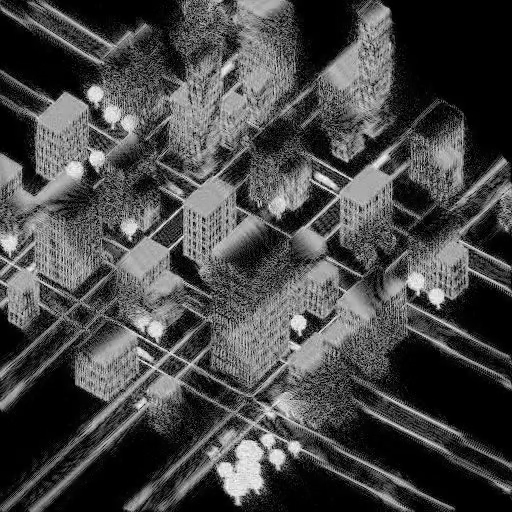
#> input picture frame 6 of Filter Test/Videos/5blocks.mp4, 512 x 512 px, given in place of CleanNew.mp4, which was not available
$ python 'LK method for random points.py'
#> lines starting #> are read from the running program, lines starting #| are printed output that depends on the picture; pictures that were not available may be replaced by others from this repository, and a replacement may not be noted
import numpy as np
import cv2

fileName = "/home/dilan/Desktop/Final Year Project/Programming Testing/Filter Test/Videos/CleanNew.mp4"

videoFile = cv2.VideoCapture(fileName)


#Compare the points and points next and return a array with deviated vlaues(Need to change the
#       threshold method like taking the average of the all the optical flow magnitudes)
def filterPoints(points, points_next, threshold=2):

    interest_points = []
    for i in range(len(points)):
        x_diff = points_next[i][0] - points[i][0]
        y_diff = points_next[i][1] - points[i][1]

        if( np.sqrt(x_diff**2 + y_diff**2) >= threshold):
            interest_points.append([points_next[i], points[i]])
    print(len(interest_points))
    return interest_points


#Threshold Calculation method need to implement if required
def calculateThreshold(array1, array2, x, y, stepSize, windowSize = 1):
    return


# Parameters for lucas kanade optical flow
lk_params = dict( winSize  = (15,15),
                  maxLevel = 2,
                  criteria = (cv2.TERM_CRITERIA_EPS | cv2.TERM_CRITERIA_COUNT, 10, 0.03))

pointStep = 50

# Capture the first reference frame
ret, frameRef = videoFile.read()
#> frameRef is the input picture: shape (512, 512, 3); min 0, max 255, mean 71
while(ret != True):
    ret, frameRef = videoFile.read()
frameRef_gray = cv2.cvtColor(frameRef, cv2.COLOR_BGR2GRAY)

points =  np.array([[[0,0]]], dtype=np.float32)
for i in range(0, frameRef.shape[0], pointStep):
    for j in range(0, frameRef.shape[1], pointStep):
        points = np.append(points, [[[np.float32(j),np.float32(i)]]], axis = 0)

#numOfPoints = len(points)

# Create a mask image for drawing purposes
mask = np.zeros_like(frameRef)
pointsInterest_curr = np.array([[[0, 0]]], dtype=np.float32)
pointsInterest_count = [0]

# Read until video is completed
while videoFile.isOpened():

    # Capturing the continuing frames
    ret, frame = videoFile.read()
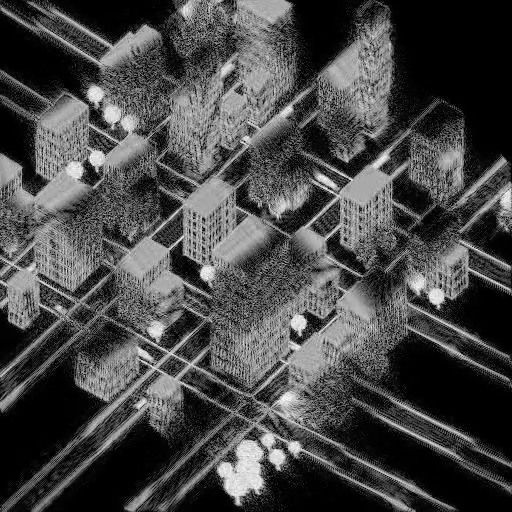
#> input picture frame 7 of Filter Test/Videos/5blocks.mp4, 512 x 512 px, given in place of CleanNew.mp4, which was not available
#> frame is the input picture: shape (512, 512, 3); min 0, max 255, mean 71.6
    frame_gray = cv2.cvtColor(frame, cv2.COLOR_BGR2GRAY)

    if ret:
        # calculate optical flow
        points_nxt, st, err = cv2.calcOpticalFlowPyrLK(frameRef_gray, frame_gray, points,
                                                       None, **lk_params)
#> points_nxt = 122 rows, first 8: [0.0833, 0.152], [0.0833, 0.152], [60.68, 6.97], [102.7, 6.32], [149.1, -0.506], [199.8, 8.49], [250, -0.195], [300.5, 11.92]; st = 122 values, max 1 at index 0, min 0 at index 4, mean 0.877; err = 122 values, max 500 at index 22, min 0 at index 9, mean 37.07

        pointsInterest_nxt, st_interest, err_interest = cv2.calcOpticalFlowPyrLK(frameRef_gray,
                                                                frame_gray, pointsInterest_curr,
                                                                                 None, **lk_params)
#> pointsInterest_nxt = [[0.0833, 0.152]]; st_interest = [1]; err_interest = [11.59]

        # Select good points
        good_new = points_nxt[st == 1]
#> good_new = 107 pairs, first value 0.0193 to 503.6, second value -0.195 to 502.5
        good_old = points[st == 1]
#> good_old = 107 pairs, first value 0 to 500, second value 0 to 500

        #Implementation of point filtering based on opticalflow magnitude
        #implementatio of point filtering based on whether it is inside a blob like object
        interestPoints = filterPoints(good_old, good_new)
#> the loop in filterPoints, `for i in range(len(points)):` made 107 passes
#> (x_diff, y_diff) on passes 1 to 12: (0.0833, 0.152), (0.0833, 0.152), (10.68, 6.97), (2.75, 6.32), (-0.208, 8.49), (-0.0297, -0.195), (0.526, 11.92), (-13.34, 45.18), (-0.0841, 0.149), (2.46, 2.39), (6.87, 12.07), (1.5, 7.64)
#> after the loop in filterPoints, `for i in range(len(points)):`: interest_points = 36 items, first 6: [[60.68, 6.97], [50, 0]], [[102.7, 6.32], [100, 0]], [[199.8, 8.49], [200, 0]], [[300.5, 11.92], [300, 0]], [[336.7, 45.18], [350, 0]], [[102.5, 52.39], [100, 50]]
#| 36
#> interestPoints has the same summary as interest_points in filterPoints

        #Drawing the interesting points in the frame
        pointsTemp = np.array([[[0, 0]]], dtype=np.float32)
        for points in interestPoints:
            new = points[0]
            old = points[1]
            a, b = new.ravel()
            c, d = old.ravel()
            pointsTemp = np.append(pointsTemp, [[[a, b]]], axis=0)
            pointsInterest_count.append(0)
#> this loop made 36 passes
#> (a, b, c, d) on passes 4 to 15: (300.5, 11.92, 300, 0), (336.7, 45.18, 350, 0), (102.5, 52.39, 100, 50), (156.9, 62.07, 150, 50), (201.5, 57.64, 200, 50), (353.3, 47.02, 350, 50), (54.08, 103.1, 50, 100), (258.2, 154.8, 250, 150), (302, 150.8, 300, 150), (450.5, 152.6, 450, 150), (59.64, 209, 50, 200), (149.5, 214, 150, 200)
#> (a, b, c, d, pointsTemp) on passes 1 to 3: (60.68, 6.97, 50, 0, [[0, 0], [60.68, 6.97]]), (102.7, 6.32, 100, 0, [[0, 0], [60.68, 6.97], [102.7, 6.32]]), (199.8, 8.49, 200, 0, [[0, 0], [60.68, 6.97], [102.7, 6.32], [199.8, 8.49]])
#> after the loop, pointsInterest_count = 37 values from 0 to 0; pointsTemp = 37 rows, first 8: [0, 0], [60.68, 6.97], [102.7, 6.32], [199.8, 8.49], [300.5, 11.92], [336.7, 45.18], [102.5, 52.39], [156.9, 62.07]
        pointsTemp = np.delete(pointsTemp, 0, axis=0)
#> pointsTemp = 36 rows, first 8: [60.68, 6.97], [102.7, 6.32], [199.8, 8.49], [300.5, 11.92], [336.7, 45.18], [102.5, 52.39], [156.9, 62.07], [201.5, 57.64]


        for i in range(len(pointsInterest_curr)):

            if(st_interest[i] == 0):
                pointsInterest_count[i] = pointsInterest_count[i] + 1
            else:

                x_diff = pointsInterest_nxt[i][0][0] - pointsInterest_curr[i][0][0]
                y_diff = pointsInterest_nxt[i][0][1] - pointsInterest_curr[i][0][1]

                # print(points[i] , "----->" , points_next[i])
                if (np.sqrt(x_diff ** 2 + y_diff ** 2) >= 2):
                    new = pointsInterest_nxt[i]
                    old = pointsInterest_curr[i]
                    a, b = new.ravel()
                    c, d = old.ravel()
                    mask = cv2.line(mask, (a, b), (c, d), [0, 255, 0], 1)
                    frame = cv2.circle(frame, (a, b), 2, [255, 0, 0], -1)
                    pointsInterest_count[i] = 0
                else:
                    pointsInterest_count[i] = pointsInterest_count[i] + 1
#> this loop made 1 pass
#> mask: shape (512, 512, 3); every value is 0
#> after the loop, pointsInterest_count = 37 values, max 1 at index 0, min 0 at index 1, mean 0.027

        temp = len(pointsInterest_count) -1
#> temp = 36
        while(temp != 0):
            if(pointsInterest_count[temp]>=3):
                pointsInterest_nxt = np.delete(pointsInterest_nxt, temp, axis=0)
                pointsInterest_count.pop(temp)
            temp = temp - 1
#> this loop made 36 passes
#> temp on passes 1 to 12: 35, 34, 33, 32, 31, 30, 29, 28, 27, 26, 25, 24
#> after the loop, temp = 0

        pointsInterest_nxt = np.concatenate((pointsInterest_nxt, pointsTemp), axis=0)
#> pointsInterest_nxt = 37 rows, first 8: [0.0833, 0.152], [60.68, 6.97], [102.7, 6.32], [199.8, 8.49], [300.5, 11.92], [336.7, 45.18], [102.5, 52.39], [156.9, 62.07]

        frame = cv2.add(frame, mask)

        cv2.imshow('Frame', frame)

        #Setting the points to the new calculation round
        frameRef_gray = frame_gray
        points = points_nxt
#> points has the same summary as points_nxt
        pointsInterest_curr = pointsInterest_nxt
#> pointsInterest_curr has the same summary as pointsInterest_nxt
        # Press Q on keyboard to  exit
        if cv2.waitKey(25) & 0xFF == ord('q'):
#> (key q is pressed here)
            break

    # Break the loop
    else:
        break

# Cleaning up the memory
videoFile.release()
cv2.destroyAllWindows()

$ run again, starting later in the video
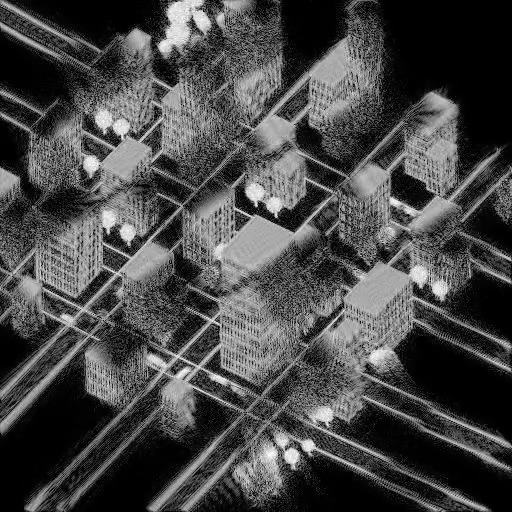
#> input picture frame 27 of Filter Test/Videos/5blocks.mp4, 512 x 512 px, given in place of CleanNew.mp4, which was not available
#> frameRef is the input picture: shape (512, 512, 3); min 0, max 255, mean 71.7
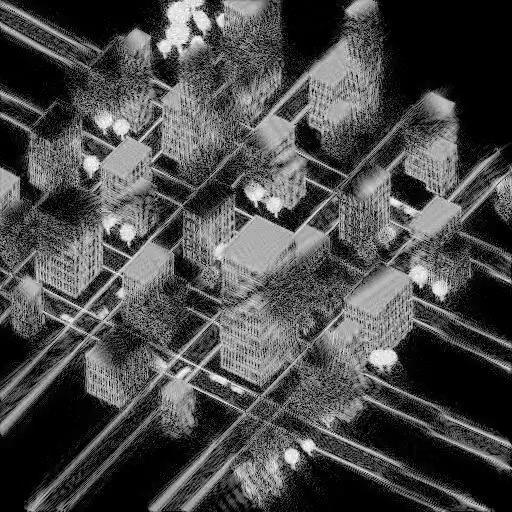
#> input picture frame 28 of Filter Test/Videos/5blocks.mp4, 512 x 512 px, given in place of CleanNew.mp4, which was not available
#> frame is the input picture: shape (512, 512, 3); min 0, max 255, mean 74
#> points_nxt = 122 rows, first 8: [1.27, 2.31], [1.27, 2.31], [50.29, 0.952], [98.77, -0.0291], [149.9, -5.17], [200.2, -0.131], [267.8, -4.13], [299.3, -20.75]; st = 122 values, max 1 at index 0, min 0 at index 2, mean 0.836; err = 122 values, max 500 at index 22, min 0 at index 2, mean 44.47
#> `pointsInterest_nxt, st_interest, err_interest = cv2.calcOpticalFlowPyr..`: pointsInterest_nxt = [[1.27, 2.31]]; st_interest = [1]; err_interest = [43.93]
#> good_new = 102 pairs, first value -0.862 to 509.2, second value -5.17 to 505.6
#> good_old = 102 pairs, first value 0 to 500, second value 0 to 500
#> the loop in filterPoints, `for i in range(len(points)):` made 102 passes
#> (x_diff, y_diff) on passes 1 to 8: (1.27, 2.31), (1.27, 2.31), (-0.123, -5.17), (0.174, -0.131), (17.83, -4.13), (-2.83, 23.58), (11.31, 6.4), (-0.101, -0.12)
#> after the loop in filterPoints, `for i in range(len(points)):`: interest_points = 39 items, first 6: [[1.27, 2.31], [0, 0]], [[1.27, 2.31], [0, 0]], [[149.9, -5.17], [150, 0]], [[267.8, -4.13], [250, 0]], [[347.2, 23.58], [350, 0]], [[61.31, 56.4], [50, 50]]
#| 39
#> interestPoints has the same summary as interest_points in filterPoints
#> the loop `for points in interestPoints:` made 39 passes
#> (a, b, c, d) on passes 4 to 11: (267.8, -4.13, 250, 0), (347.2, 23.58, 350, 0), (61.31, 56.4, 50, 50), (204.9, 57.33, 200, 50), (252.1, 66.46, 250, 50), (-0.862, 102.5, 0, 100), (48.07, 101.7, 50, 100), (101.5, 103.5, 100, 100)
#> after the loop `for points in interestPoints:`: pointsInterest_count = 40 values from 0 to 0; pointsTemp = 40 rows, first 8: [0, 0], [1.27, 2.31], [1.27, 2.31], [149.9, -5.17], [267.8, -4.13], [347.2, 23.58], [61.31, 56.4], [204.9, 57.33]
#> `pointsTemp = np.delete(pointsTemp, 0, axis=0)`: pointsTemp = 39 rows, first 8: [1.27, 2.31], [1.27, 2.31], [149.9, -5.17], [267.8, -4.13], [347.2, 23.58], [61.31, 56.4], [204.9, 57.33], [252.1, 66.46]
#> the loop `for i in range(len(pointsInterest_curr)): ` made 1 pass
#> (x_diff, y_diff, a, b) on pass 1: (1.27, 2.31, 1.27, 2.31)
#> `temp = len(pointsInterest_count) -1`: temp = 39
#> the loop `while(temp != 0):` made 39 passes
#> temp on passes 1 to 8: 38, 37, 36, 35, 34, 33, 32, 31
#> after the loop `while(temp != 0):`: temp = 0
#> `pointsInterest_nxt = np.concatenate((pointsInterest_nxt, pointsTemp), ..`: pointsInterest_nxt = 40 rows, first 8: [1.27, 2.31], [1.27, 2.31], [1.27, 2.31], [149.9, -5.17], [267.8, -4.13], [347.2, 23.58], [61.31, 56.4], [204.9, 57.33]
#> `points = points_nxt`: points has the same summary as points_nxt
#> pointsInterest_curr has the same summary as pointsInterest_nxt

$ run again, starting later in the video
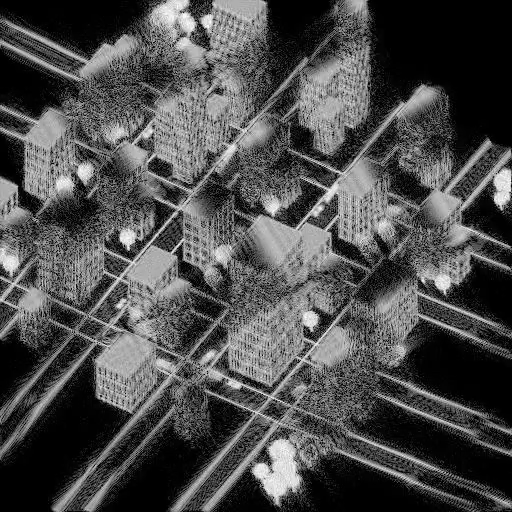
#> input picture frame 48 of Filter Test/Videos/5blocks.mp4, 512 x 512 px, given in place of CleanNew.mp4, which was not available
#> frameRef is the input picture: shape (512, 512, 3); min 0, max 255, mean 76.5
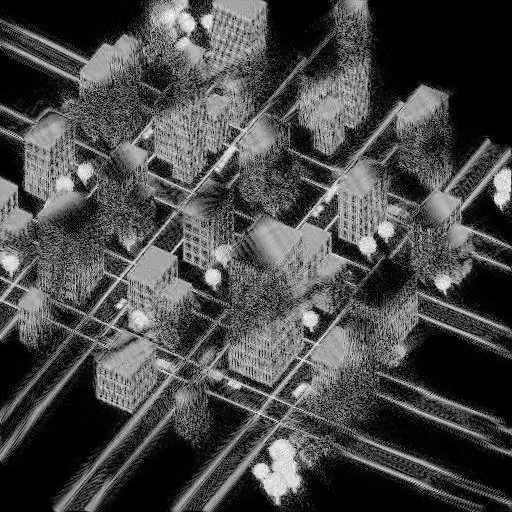
#> input picture frame 49 of Filter Test/Videos/5blocks.mp4, 512 x 512 px, given in place of CleanNew.mp4, which was not available
#> frame is the input picture: shape (512, 512, 3); min 0, max 255, mean 71.5
#> points_nxt = 122 rows, first 8: [11.57, 6.76], [11.57, 6.76], [50, 0], [100.5, 1.38], [149.6, -0.817], [199.8, 0.259], [244.4, 2.4], [300.1, 1.09]; st = 122 values, max 1 at index 4, min 0 at index 0, mean 0.844; err = 122 values, max 500 at index 22, min 0 at index 0, mean 37.8
#> `pointsInterest_nxt, st_interest, err_interest = cv2.calcOpticalFlowPyr..`: pointsInterest_nxt = [[11.57, 6.76]]; st_interest = [0]; err_interest = [37.8]
#> good_new = 103 pairs, first value -1.03 to 500.3, second value -0.817 to 503.2
#> good_old = 103 pairs, first value 0 to 500, second value 0 to 500
#> the loop in filterPoints, `for i in range(len(points)):` made 103 passes
#> (x_diff, y_diff) on passes 1 to 8: (-0.39, -0.817), (-0.191, 0.259), (-5.62, 2.4), (0.654, -0.171), (5.94, 2.96), (-0.0397, 0.00592), (-0.00525, 0.143), (-0.15, 0.0766)
#> after the loop in filterPoints, `for i in range(len(points)):`: interest_points = 34 items, first 6: [[244.4, 2.4], [250, 0]], [[5.94, 52.96], [0, 50]], [[252.7, 60.67], [250, 50]], [[347.4, 70.7], [350, 50]], [[47.17, 100.7], [50, 100]], [[108.4, 119.7], [100, 100]]
#| 34
#> interestPoints has the same summary as interest_points in filterPoints
#> the loop `for points in interestPoints:` made 34 passes
#> (a, b, c, d) on passes 4 to 11: (347.4, 70.7, 350, 50), (47.17, 100.7, 50, 100), (108.4, 119.7, 100, 100), (142.2, 122.8, 150, 100), (202.8, 112.2, 200, 100), (450.2, 104.1, 450, 100), (247.6, 163.1, 250, 150), (347.8, 149.3, 350, 150)
#> after the loop `for points in interestPoints:`: pointsInterest_count = 35 values from 0 to 0; pointsTemp = 35 rows, first 8: [0, 0], [244.4, 2.4], [5.94, 52.96], [252.7, 60.67], [347.4, 70.7], [47.17, 100.7], [108.4, 119.7], [142.2, 122.8]
#> `pointsTemp = np.delete(pointsTemp, 0, axis=0)`: pointsTemp = 34 rows, first 8: [244.4, 2.4], [5.94, 52.96], [252.7, 60.67], [347.4, 70.7], [47.17, 100.7], [108.4, 119.7], [142.2, 122.8], [202.8, 112.2]
#> after the loop `for i in range(len(pointsInterest_curr)):`: pointsInterest_count = 35 values, max 1 at index 0, min 0 at index 1, mean 0.0286
#> `temp = len(pointsInterest_count) -1`: temp = 34
#> the loop `while(temp != 0):` made 34 passes
#> temp on passes 1 to 8: 33, 32, 31, 30, 29, 28, 27, 26
#> after the loop `while(temp != 0):`: temp = 0
#> `pointsInterest_nxt = np.concatenate((pointsInterest_nxt, pointsTemp), ..`: pointsInterest_nxt = 35 rows, first 8: [11.57, 6.76], [244.4, 2.4], [5.94, 52.96], [252.7, 60.67], [347.4, 70.7], [47.17, 100.7], [108.4, 119.7], [142.2, 122.8]
#> `points = points_nxt`: points has the same summary as points_nxt
#> pointsInterest_curr has the same summary as pointsInterest_nxt
